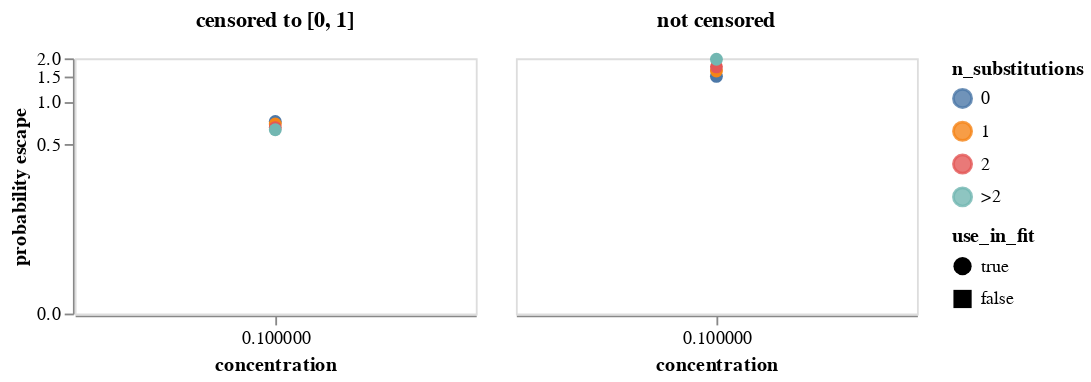

Notebook source saved alongside this figure:
### Markdown cell above
Get mean probability of escape across all variants with the indicated number of mutations.
Note we weight each retained variant equally regardless of how many barcode counts it has.
We plot means for both the censored (set to between 0 and 1)and uncensored prob escape.
Note that the plot uses a symlog scale for the y-axis.
Mouseover points for details.

### Code cell
max_aa_subs = prob_escape_filters["max_aa_subs"]

mean_prob_escape = (
    prob_escape.query("retain")
    .assign(
        n_substitutions=lambda x: (
            x["aa_substitutions"]
            .str.split()
            .map(len)
            .clip(upper=max_aa_subs)
            .map(lambda n: str(n) if n < max_aa_subs else f">{int(max_aa_subs - 1)}")
        ),
        prob_escape_uncensored=lambda x: x["prob_escape_uncensored"].clip(
            upper=prob_escape_filters["clip_uncensored_prob_escape"],
        ),
    )
    .groupby(
        ["sample", "concentration", "use_in_fit", "n_substitutions"], as_index=False
    )
    .aggregate(
        prob_escape=pd.NamedAgg("prob_escape", "mean"),
        prob_escape_uncensored=pd.NamedAgg("prob_escape_uncensored", "mean"),
        n_variants=pd.NamedAgg("barcode", "count"),
    )
    .rename(
        columns={
            "prob_escape": "censored to [0, 1]",
            "prob_escape_uncensored": "not censored",
        }
    )
    .melt(
        id_vars=[
            "sample",
            "concentration",
            "use_in_fit",
            "n_substitutions",
            "n_variants",
        ],
        var_name="censored",
        value_name="probability escape",
    )
)

print(f"Writing mean prob escape for samples used in fit to {prob_escape_mean_csv}")
mean_prob_escape.to_csv(prob_escape_mean_csv, index=False, float_format="%.4g")

mean_prob_escape_chart = (
    alt.Chart(mean_prob_escape)
    .encode(
        x=alt.X("concentration"),
        y=alt.Y(
            "probability escape",
            scale=alt.Scale(type="symlog", constant=0.04),
        ),
        column=alt.Column(
            "censored",
            title=None,
            header=alt.Header(labelFontWeight="bold", labelFontSize=12),
        ),
        color=alt.Color("n_substitutions"),
        tooltip=[
            alt.Tooltip(c, format=".3g") if c == "probability escape" else c
            for c in mean_prob_escape.columns
        ],
        shape=alt.Shape("use_in_fit", scale=alt.Scale(domain=[True, False])),
    )
    .mark_line(point=True, size=0.75, opacity=0.8)
    .properties(width=220, height=140)
    .configure_axis(grid=False)
    .configure_point(size=50)
)

mean_prob_escape_chart

### Figure 1 — Vega-Lite specification as saved in the notebook (floating-point values rounded to 4 significant figures)
{"config": {"view": {"continuousWidth": 300, "continuousHeight": 300}, "axis": {"grid": false}, "point": {"size": 50}}, "data": {"name": "data-b5e80b699312225eebcfafcf5c89bb14"}, "mark": {"type": "line", "opacity": 0.8, "point": true, "size": 0.75}, "encoding": {"color": {"field": "n_substitutions", "type": "nominal"}, "column": {"field": "censored", "header": {"labelFontSize": 12, "labelFontWeight": "bold"}, "title": null, "type": "nominal"}, "shape": {"field": "use_in_fit", "scale": {"domain": [true, false]}, "type": "nominal"}, "tooltip": [{"field": "sample", "type": "nominal"}, {"field": "concentration", "type": "quantitative"}, {"field": "use_in_fit", "type": "nominal"}, {"field": "n_substitutions", "type": "nominal"}, {"field": "n_variants", "type": "quantitative"}, {"field": "censored", "type": "nominal"}, {"field": "probability escape", "format": ".3g", "type": "quantitative"}], "x": {"field": "concentration", "type": "quantitative"}, "y": {"field": "probability escape", "scale": {"constant": 0.04, "type": "symlog"}, "type": "quantitative"}}, "height": 140, "width": 220, "$schema": "https://vega.github.io/schema/vega-lite/v5.8.0.json", "datasets": {"data-b5e80b699312225eebcfafcf5c89bb14": [{"sample": "LibA-230331-293T-Bat-E3-0.1", "concentration": 0.1, "use_in_fit": true, "n_substitutions": "0", "n_variants": 8298, "censored": "censored to [0, 1]", "probability escape": 0.7315}, {"sample": "LibA-230331-293T-Bat-E3-0.1", "concentration": 0.1, "use_in_fit": true, "n_substitutions": "1", "n_variants": 38622, "censored": "censored to [0, 1]", "probability escape": 0.7023}, {"sample": "LibA-230331-293T-Bat-E3-0.1", "concentration": 0.1, "use_in_fit": true, "n_substitutions": "2", "n_variants": 11310, "censored": "censored to [0, 1]", "probability escape": 0.6617}, {"sample": "LibA-230331-293T-Bat-E3-0.1", "concentration": 0.1, "use_in_fit": true, "n_substitutions": ">2", "n_variants": 1761, "censored": "censored to [0, 1]", "probability escape": 0.6384}, {"sample": "LibA-230331-293T-Bat-E3-0.1", "concentration": 0.1, "use_in_fit": true, "n_substitutions": "0", "n_variants": 8298, "censored": "not censored", "probability escape": 1.506}, {"sample": "LibA-230331-293T-Bat-E3-0.1", "concentration": 0.1, "use_in_fit": true, "n_substitutions": "1", "n_variants": 38622, "censored": "not censored", "probability escape": 1.638}, {"sample": "LibA-230331-293T-Bat-E3-0.1", "concentration": 0.1, "use_in_fit": true, "n_substitutions": "2", "n_variants": 11310, "censored": "not censored", "probability escape": 1.75}, {"sample": "LibA-230331-293T-Bat-E3-0.1", "concentration": 0.1, "use_in_fit": true, "n_substitutions": ">2", "n_variants": 1761, "censored": "not censored", "probability escape": 1.973}]}}
